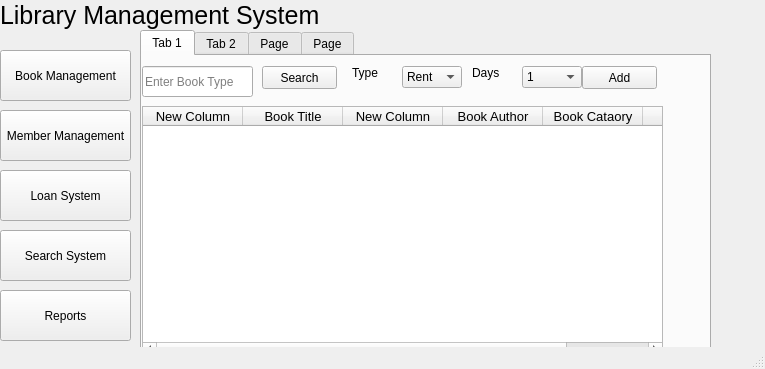
<?xml version="1.0" encoding="UTF-8"?>
<ui version="4.0">
 <class>MainWindow</class>
 <widget class="QMainWindow" name="MainWindow">
  <property name="geometry">
   <rect>
    <x>0</x>
    <y>0</y>
    <width>765</width>
    <height>369</height>
   </rect>
  </property>
  <property name="windowTitle">
   <string>MainWindow</string>
  </property>
  <widget class="QWidget" name="centralwidget">
   <widget class="QLabel" name="label">
    <property name="geometry">
     <rect>
      <x>0</x>
      <y>-20</y>
      <width>361</width>
      <height>71</height>
     </rect>
    </property>
    <property name="styleSheet">
     <string notr="true">QLabel{
font-size:25px;
}</string>
    </property>
    <property name="text">
     <string>Library Management System</string>
    </property>
   </widget>
   <widget class="QPushButton" name="pushButton">
    <property name="geometry">
     <rect>
      <x>0</x>
      <y>50</y>
      <width>131</width>
      <height>51</height>
     </rect>
    </property>
    <property name="text">
     <string>Book Management</string>
    </property>
   </widget>
   <widget class="QPushButton" name="pushButton_2">
    <property name="geometry">
     <rect>
      <x>0</x>
      <y>110</y>
      <width>131</width>
      <height>51</height>
     </rect>
    </property>
    <property name="text">
     <string>Member Management</string>
    </property>
   </widget>
   <widget class="QPushButton" name="pushButton_3">
    <property name="geometry">
     <rect>
      <x>0</x>
      <y>170</y>
      <width>131</width>
      <height>51</height>
     </rect>
    </property>
    <property name="text">
     <string>Loan System</string>
    </property>
   </widget>
   <widget class="QPushButton" name="pushButton_4">
    <property name="geometry">
     <rect>
      <x>0</x>
      <y>230</y>
      <width>131</width>
      <height>51</height>
     </rect>
    </property>
    <property name="text">
     <string>Search System</string>
    </property>
   </widget>
   <widget class="QPushButton" name="pushButton_5">
    <property name="geometry">
     <rect>
      <x>0</x>
      <y>290</y>
      <width>131</width>
      <height>51</height>
     </rect>
    </property>
    <property name="text">
     <string>Reports</string>
    </property>
   </widget>
   <widget class="QTabWidget" name="BooksDetails">
    <property name="geometry">
     <rect>
      <x>140</x>
      <y>30</y>
      <width>571</width>
      <height>331</height>
     </rect>
    </property>
    <property name="currentIndex">
     <number>0</number>
    </property>
    <widget class="QWidget" name="tab">
     <attribute name="title">
      <string>Tab 1</string>
     </attribute>
     <widget class="QTableWidget" name="tableWidget">
      <property name="geometry">
       <rect>
        <x>0</x>
        <y>50</y>
        <width>521</width>
        <height>251</height>
       </rect>
      </property>
      <property name="font">
       <font>
        <pointsize>10</pointsize>
       </font>
      </property>
      <column>
       <property name="text">
        <string>New Column</string>
       </property>
      </column>
      <column>
       <property name="text">
        <string>Book Title</string>
       </property>
      </column>
      <column>
       <property name="text">
        <string>New Column</string>
       </property>
      </column>
      <column>
       <property name="text">
        <string>Book Author</string>
       </property>
      </column>
      <column>
       <property name="text">
        <string>Book Cataory</string>
       </property>
      </column>
      <column>
       <property name="text">
        <string>Book Price</string>
       </property>
      </column>
     </widget>
     <widget class="QPushButton" name="pushButton_6">
      <property name="geometry">
       <rect>
        <x>440</x>
        <y>10</y>
        <width>75</width>
        <height>23</height>
       </rect>
      </property>
      <property name="text">
       <string>Add</string>
      </property>
     </widget>
     <widget class="QLineEdit" name="lineEdit">
      <property name="geometry">
       <rect>
        <x>0</x>
        <y>10</y>
        <width>111</width>
        <height>31</height>
       </rect>
      </property>
      <property name="placeholderText">
       <string>Enter Book Type</string>
      </property>
     </widget>
     <widget class="QComboBox" name="comboBox">
      <property name="geometry">
       <rect>
        <x>260</x>
        <y>10</y>
        <width>60</width>
        <height>22</height>
       </rect>
      </property>
      <item>
       <property name="text">
        <string>Rent</string>
       </property>
      </item>
      <item>
       <property name="text">
        <string>Retrieve</string>
       </property>
      </item>
     </widget>
     <widget class="QComboBox" name="comboBox_2">
      <property name="geometry">
       <rect>
        <x>380</x>
        <y>10</y>
        <width>60</width>
        <height>22</height>
       </rect>
      </property>
      <item>
       <property name="text">
        <string>1</string>
       </property>
      </item>
      <item>
       <property name="text">
        <string>2</string>
       </property>
      </item>
      <item>
       <property name="text">
        <string>3</string>
       </property>
      </item>
      <item>
       <property name="text">
        <string>4</string>
       </property>
      </item>
      <item>
       <property name="text">
        <string>5</string>
       </property>
      </item>
      <item>
       <property name="text">
        <string>6</string>
       </property>
      </item>
      <item>
       <property name="text">
        <string>7</string>
       </property>
      </item>
      <item>
       <property name="text">
        <string>8</string>
       </property>
      </item>
      <item>
       <property name="text">
        <string>9</string>
       </property>
      </item>
      <item>
       <property name="text">
        <string>10</string>
       </property>
      </item>
     </widget>
     <widget class="QLabel" name="label_2">
      <property name="geometry">
       <rect>
        <x>210</x>
        <y>10</y>
        <width>47</width>
        <height>14</height>
       </rect>
      </property>
      <property name="text">
       <string>Type</string>
      </property>
     </widget>
     <widget class="QLabel" name="label_3">
      <property name="geometry">
       <rect>
        <x>330</x>
        <y>10</y>
        <width>47</width>
        <height>14</height>
       </rect>
      </property>
      <property name="text">
       <string>Days</string>
      </property>
     </widget>
     <widget class="QPushButton" name="pushButton_17">
      <property name="geometry">
       <rect>
        <x>120</x>
        <y>10</y>
        <width>75</width>
        <height>23</height>
       </rect>
      </property>
      <property name="text">
       <string>Search</string>
      </property>
     </widget>
    </widget>
    <widget class="QWidget" name="tab_2">
     <attribute name="title">
      <string>Tab 2</string>
     </attribute>
     <widget class="QTabWidget" name="tabWidget_2">
      <property name="geometry">
       <rect>
        <x>0</x>
        <y>0</y>
        <width>441</width>
        <height>301</height>
       </rect>
      </property>
      <property name="currentIndex">
       <number>0</number>
      </property>
      <widget class="QWidget" name="tab_7">
       <attribute name="title">
        <string>Add New Book</string>
       </attribute>
       <widget class="QLineEdit" name="lineEdit_2">
        <property name="geometry">
         <rect>
          <x>270</x>
          <y>50</y>
          <width>113</width>
          <height>20</height>
         </rect>
        </property>
       </widget>
       <widget class="QLineEdit" name="lineEdit_3">
        <property name="geometry">
         <rect>
          <x>60</x>
          <y>50</y>
          <width>113</width>
          <height>20</height>
         </rect>
        </property>
       </widget>
       <widget class="QPlainTextEdit" name="plainTextEdit">
        <property name="geometry">
         <rect>
          <x>10</x>
          <y>90</y>
          <width>161</width>
          <height>141</height>
         </rect>
        </property>
       </widget>
       <widget class="QComboBox" name="comboBox_3">
        <property name="geometry">
         <rect>
          <x>270</x>
          <y>80</y>
          <width>111</width>
          <height>22</height>
         </rect>
        </property>
       </widget>
       <widget class="QComboBox" name="comboBox_4">
        <property name="geometry">
         <rect>
          <x>270</x>
          <y>110</y>
          <width>111</width>
          <height>22</height>
         </rect>
        </property>
       </widget>
       <widget class="QComboBox" name="comboBox_5">
        <property name="geometry">
         <rect>
          <x>270</x>
          <y>140</y>
          <width>111</width>
          <height>22</height>
         </rect>
        </property>
       </widget>
       <widget class="QLineEdit" name="lineEdit_4">
        <property name="geometry">
         <rect>
          <x>270</x>
          <y>170</y>
          <width>113</width>
          <height>20</height>
         </rect>
        </property>
       </widget>
       <widget class="QPushButton" name="pushButton_7">
        <property name="geometry">
         <rect>
          <x>270</x>
          <y>240</y>
          <width>75</width>
          <height>23</height>
         </rect>
        </property>
        <property name="text">
         <string>Save</string>
        </property>
       </widget>
       <widget class="QLabel" name="label_4">
        <property name="geometry">
         <rect>
          <x>10</x>
          <y>50</y>
          <width>61</width>
          <height>20</height>
         </rect>
        </property>
        <property name="text">
         <string>Book Title</string>
        </property>
       </widget>
       <widget class="QLabel" name="label_5">
        <property name="geometry">
         <rect>
          <x>210</x>
          <y>50</y>
          <width>51</width>
          <height>20</height>
         </rect>
        </property>
        <property name="text">
         <string>Book Code</string>
        </property>
       </widget>
       <widget class="QLabel" name="label_6">
        <property name="geometry">
         <rect>
          <x>210</x>
          <y>170</y>
          <width>51</width>
          <height>20</height>
         </rect>
        </property>
        <property name="text">
         <string>Book Price</string>
        </property>
       </widget>
       <widget class="QLabel" name="label_7">
        <property name="geometry">
         <rect>
          <x>210</x>
          <y>80</y>
          <width>47</width>
          <height>14</height>
         </rect>
        </property>
        <property name="text">
         <string>Category</string>
        </property>
       </widget>
       <widget class="QLabel" name="label_8">
        <property name="geometry">
         <rect>
          <x>210</x>
          <y>110</y>
          <width>47</width>
          <height>14</height>
         </rect>
        </property>
        <property name="text">
         <string>Aurthor</string>
        </property>
       </widget>
       <widget class="QLabel" name="label_9">
        <property name="geometry">
         <rect>
          <x>210</x>
          <y>140</y>
          <width>47</width>
          <height>14</height>
         </rect>
        </property>
        <property name="text">
         <string>Publisher</string>
        </property>
       </widget>
      </widget>
      <widget class="QWidget" name="tab_8">
       <attribute name="title">
        <string>Edit or Delete Book</string>
       </attribute>
       <widget class="QLabel" name="label_10">
        <property name="geometry">
         <rect>
          <x>250</x>
          <y>110</y>
          <width>47</width>
          <height>14</height>
         </rect>
        </property>
        <property name="text">
         <string>Aurthor</string>
        </property>
       </widget>
       <widget class="QComboBox" name="comboBox_6">
        <property name="geometry">
         <rect>
          <x>310</x>
          <y>70</y>
          <width>111</width>
          <height>22</height>
         </rect>
        </property>
       </widget>
       <widget class="QLineEdit" name="lineEdit_5">
        <property name="geometry">
         <rect>
          <x>310</x>
          <y>40</y>
          <width>113</width>
          <height>20</height>
         </rect>
        </property>
       </widget>
       <widget class="QLabel" name="label_11">
        <property name="geometry">
         <rect>
          <x>30</x>
          <y>40</y>
          <width>61</width>
          <height>20</height>
         </rect>
        </property>
        <property name="text">
         <string>Book Title</string>
        </property>
       </widget>
       <widget class="QLabel" name="label_12">
        <property name="geometry">
         <rect>
          <x>250</x>
          <y>130</y>
          <width>47</width>
          <height>14</height>
         </rect>
        </property>
        <property name="text">
         <string>Publisher</string>
        </property>
       </widget>
       <widget class="QPlainTextEdit" name="plainTextEdit_2">
        <property name="geometry">
         <rect>
          <x>0</x>
          <y>70</y>
          <width>211</width>
          <height>141</height>
         </rect>
        </property>
       </widget>
       <widget class="QLabel" name="label_13">
        <property name="geometry">
         <rect>
          <x>250</x>
          <y>160</y>
          <width>51</width>
          <height>20</height>
         </rect>
        </property>
        <property name="text">
         <string>Book Price</string>
        </property>
       </widget>
       <widget class="QPushButton" name="pushButton_8">
        <property name="geometry">
         <rect>
          <x>290</x>
          <y>230</y>
          <width>75</width>
          <height>23</height>
         </rect>
        </property>
        <property name="text">
         <string>Save</string>
        </property>
       </widget>
       <widget class="QLabel" name="label_14">
        <property name="geometry">
         <rect>
          <x>250</x>
          <y>80</y>
          <width>47</width>
          <height>14</height>
         </rect>
        </property>
        <property name="text">
         <string>Category</string>
        </property>
       </widget>
       <widget class="QLineEdit" name="lineEdit_6">
        <property name="geometry">
         <rect>
          <x>310</x>
          <y>160</y>
          <width>113</width>
          <height>20</height>
         </rect>
        </property>
       </widget>
       <widget class="QLineEdit" name="lineEdit_7">
        <property name="geometry">
         <rect>
          <x>100</x>
          <y>40</y>
          <width>113</width>
          <height>20</height>
         </rect>
        </property>
       </widget>
       <widget class="QComboBox" name="comboBox_7">
        <property name="geometry">
         <rect>
          <x>310</x>
          <y>130</y>
          <width>111</width>
          <height>22</height>
         </rect>
        </property>
       </widget>
       <widget class="QComboBox" name="comboBox_8">
        <property name="geometry">
         <rect>
          <x>310</x>
          <y>100</y>
          <width>111</width>
          <height>22</height>
         </rect>
        </property>
       </widget>
       <widget class="QLabel" name="label_15">
        <property name="geometry">
         <rect>
          <x>250</x>
          <y>40</y>
          <width>51</width>
          <height>20</height>
         </rect>
        </property>
        <property name="text">
         <string>Book Code</string>
        </property>
       </widget>
       <widget class="QLabel" name="label_16">
        <property name="geometry">
         <rect>
          <x>36</x>
          <y>10</y>
          <width>61</width>
          <height>20</height>
         </rect>
        </property>
        <property name="text">
         <string>Book Title</string>
        </property>
       </widget>
       <widget class="QLineEdit" name="lineEdit_8">
        <property name="geometry">
         <rect>
          <x>100</x>
          <y>10</y>
          <width>113</width>
          <height>20</height>
         </rect>
        </property>
       </widget>
       <widget class="QPushButton" name="pushButton_9">
        <property name="geometry">
         <rect>
          <x>250</x>
          <y>10</y>
          <width>75</width>
          <height>23</height>
         </rect>
        </property>
        <property name="text">
         <string>Search</string>
        </property>
       </widget>
       <widget class="QPushButton" name="pushButton_10">
        <property name="geometry">
         <rect>
          <x>130</x>
          <y>230</y>
          <width>75</width>
          <height>23</height>
         </rect>
        </property>
        <property name="text">
         <string>Delete</string>
        </property>
       </widget>
      </widget>
     </widget>
    </widget>
    <widget class="QWidget" name="tab_3">
     <attribute name="title">
      <string>Page</string>
     </attribute>
     <widget class="QGroupBox" name="groupBox">
      <property name="geometry">
       <rect>
        <x>0</x>
        <y>0</y>
        <width>191</width>
        <height>301</height>
       </rect>
      </property>
      <property name="title">
       <string>Add New Member</string>
      </property>
      <widget class="QLabel" name="label_17">
       <property name="geometry">
        <rect>
         <x>10</x>
         <y>40</y>
         <width>71</width>
         <height>16</height>
        </rect>
       </property>
       <property name="text">
        <string>User Name</string>
       </property>
      </widget>
      <widget class="QLabel" name="label_18">
       <property name="geometry">
        <rect>
         <x>10</x>
         <y>80</y>
         <width>71</width>
         <height>16</height>
        </rect>
       </property>
       <property name="text">
        <string>Email</string>
       </property>
      </widget>
      <widget class="QLabel" name="label_19">
       <property name="geometry">
        <rect>
         <x>10</x>
         <y>120</y>
         <width>71</width>
         <height>16</height>
        </rect>
       </property>
       <property name="text">
        <string>Password</string>
       </property>
      </widget>
      <widget class="QLabel" name="label_20">
       <property name="geometry">
        <rect>
         <x>0</x>
         <y>160</y>
         <width>91</width>
         <height>16</height>
        </rect>
       </property>
       <property name="text">
        <string>Password Again</string>
       </property>
      </widget>
      <widget class="QLineEdit" name="lineEdit_10">
       <property name="geometry">
        <rect>
         <x>80</x>
         <y>40</y>
         <width>141</width>
         <height>20</height>
        </rect>
       </property>
      </widget>
      <widget class="QLineEdit" name="lineEdit_11">
       <property name="geometry">
        <rect>
         <x>80</x>
         <y>80</y>
         <width>141</width>
         <height>20</height>
        </rect>
       </property>
      </widget>
      <widget class="QLineEdit" name="lineEdit_12">
       <property name="geometry">
        <rect>
         <x>80</x>
         <y>120</y>
         <width>141</width>
         <height>20</height>
        </rect>
       </property>
       <property name="text">
        <string>121212</string>
       </property>
       <property name="echoMode">
        <enum>QLineEdit::Password</enum>
       </property>
      </widget>
      <widget class="QLineEdit" name="lineEdit_13">
       <property name="geometry">
        <rect>
         <x>80</x>
         <y>160</y>
         <width>141</width>
         <height>20</height>
        </rect>
       </property>
       <property name="text">
        <string>12121</string>
       </property>
       <property name="echoMode">
        <enum>QLineEdit::Password</enum>
       </property>
      </widget>
      <widget class="QPushButton" name="pushButton_11">
       <property name="geometry">
        <rect>
         <x>60</x>
         <y>190</y>
         <width>75</width>
         <height>23</height>
        </rect>
       </property>
       <property name="text">
        <string>Add Member</string>
       </property>
      </widget>
     </widget>
     <widget class="QGroupBox" name="groupBox_2">
      <property name="geometry">
       <rect>
        <x>220</x>
        <y>0</y>
        <width>191</width>
        <height>301</height>
       </rect>
      </property>
      <property name="title">
       <string>Edit Member Information</string>
      </property>
      <widget class="QLineEdit" name="lineEdit_14">
       <property name="geometry">
        <rect>
         <x>100</x>
         <y>60</y>
         <width>81</width>
         <height>20</height>
        </rect>
       </property>
       <property name="text">
        <string>1212</string>
       </property>
       <property name="echoMode">
        <enum>QLineEdit::Password</enum>
       </property>
      </widget>
      <widget class="QLineEdit" name="lineEdit_15">
       <property name="geometry">
        <rect>
         <x>100</x>
         <y>30</y>
         <width>81</width>
         <height>20</height>
        </rect>
       </property>
      </widget>
      <widget class="QLabel" name="label_21">
       <property name="geometry">
        <rect>
         <x>30</x>
         <y>60</y>
         <width>71</width>
         <height>16</height>
        </rect>
       </property>
       <property name="text">
        <string>Password</string>
       </property>
      </widget>
      <widget class="QLabel" name="label_22">
       <property name="geometry">
        <rect>
         <x>30</x>
         <y>30</y>
         <width>71</width>
         <height>16</height>
        </rect>
       </property>
       <property name="text">
        <string>User Name</string>
       </property>
      </widget>
      <widget class="QPushButton" name="pushButton_12">
       <property name="geometry">
        <rect>
         <x>100</x>
         <y>90</y>
         <width>75</width>
         <height>23</height>
        </rect>
       </property>
       <property name="text">
        <string>Login</string>
       </property>
      </widget>
      <widget class="QPushButton" name="pushButton_13">
       <property name="geometry">
        <rect>
         <x>40</x>
         <y>270</y>
         <width>131</width>
         <height>23</height>
        </rect>
       </property>
       <property name="text">
        <string>Edit Member Details</string>
       </property>
      </widget>
      <widget class="QLineEdit" name="lineEdit_16">
       <property name="geometry">
        <rect>
         <x>100</x>
         <y>240</y>
         <width>81</width>
         <height>20</height>
        </rect>
       </property>
       <property name="text">
        <string>1212</string>
       </property>
       <property name="echoMode">
        <enum>QLineEdit::Password</enum>
       </property>
      </widget>
      <widget class="QLineEdit" name="lineEdit_17">
       <property name="geometry">
        <rect>
         <x>100</x>
         <y>200</y>
         <width>81</width>
         <height>20</height>
        </rect>
       </property>
       <property name="text">
        <string>21212</string>
       </property>
       <property name="echoMode">
        <enum>QLineEdit::Password</enum>
       </property>
      </widget>
      <widget class="QLineEdit" name="lineEdit_18">
       <property name="geometry">
        <rect>
         <x>100</x>
         <y>160</y>
         <width>81</width>
         <height>20</height>
        </rect>
       </property>
      </widget>
      <widget class="QLineEdit" name="lineEdit_19">
       <property name="geometry">
        <rect>
         <x>100</x>
         <y>120</y>
         <width>81</width>
         <height>20</height>
        </rect>
       </property>
      </widget>
      <widget class="QLabel" name="label_23">
       <property name="geometry">
        <rect>
         <x>30</x>
         <y>200</y>
         <width>71</width>
         <height>16</height>
        </rect>
       </property>
       <property name="text">
        <string>Password</string>
       </property>
      </widget>
      <widget class="QLabel" name="label_24">
       <property name="geometry">
        <rect>
         <x>30</x>
         <y>160</y>
         <width>71</width>
         <height>16</height>
        </rect>
       </property>
       <property name="text">
        <string>Email</string>
       </property>
      </widget>
      <widget class="QLabel" name="label_25">
       <property name="geometry">
        <rect>
         <x>20</x>
         <y>240</y>
         <width>91</width>
         <height>16</height>
        </rect>
       </property>
       <property name="text">
        <string>Password Again</string>
       </property>
      </widget>
      <widget class="QLabel" name="label_26">
       <property name="geometry">
        <rect>
         <x>30</x>
         <y>120</y>
         <width>71</width>
         <height>16</height>
        </rect>
       </property>
       <property name="text">
        <string>User Name</string>
       </property>
      </widget>
     </widget>
    </widget>
    <widget class="QWidget" name="tab_4">
     <attribute name="title">
      <string>Page</string>
     </attribute>
     <widget class="QTabWidget" name="Categories">
      <property name="geometry">
       <rect>
        <x>0</x>
        <y>0</y>
        <width>441</width>
        <height>301</height>
       </rect>
      </property>
      <property name="currentIndex">
       <number>0</number>
      </property>
      <widget class="QWidget" name="tab_9">
       <attribute name="title">
        <string>Categories</string>
       </attribute>
       <widget class="QLabel" name="label_27">
        <property name="geometry">
         <rect>
          <x>40</x>
          <y>10</y>
          <width>141</width>
          <height>16</height>
         </rect>
        </property>
        <property name="font">
         <font>
          <pointsize>11</pointsize>
         </font>
        </property>
        <property name="text">
         <string>New Category Name</string>
        </property>
       </widget>
       <widget class="QPushButton" name="pushButton_15">
        <property name="geometry">
         <rect>
          <x>330</x>
          <y>10</y>
          <width>111</width>
          <height>23</height>
         </rect>
        </property>
        <property name="text">
         <string>Add New Category</string>
        </property>
       </widget>
       <widget class="QLineEdit" name="lineEdit_20">
        <property name="geometry">
         <rect>
          <x>190</x>
          <y>10</y>
          <width>113</width>
          <height>20</height>
         </rect>
        </property>
       </widget>
       <widget class="QTableWidget" name="tableWidget_2">
        <property name="geometry">
         <rect>
          <x>10</x>
          <y>40</y>
          <width>421</width>
          <height>231</height>
         </rect>
        </property>
        <column>
         <property name="text">
          <string>Category Name</string>
         </property>
        </column>
       </widget>
      </widget>
      <widget class="QWidget" name="tab_10">
       <attribute name="title">
        <string>Author</string>
       </attribute>
       <widget class="QLabel" name="label_28">
        <property name="geometry">
         <rect>
          <x>30</x>
          <y>20</y>
          <width>141</width>
          <height>16</height>
         </rect>
        </property>
        <property name="font">
         <font>
          <pointsize>11</pointsize>
         </font>
        </property>
        <property name="text">
         <string>New Author Name</string>
        </property>
       </widget>
       <widget class="QPushButton" name="pushButton_16">
        <property name="geometry">
         <rect>
          <x>310</x>
          <y>20</y>
          <width>111</width>
          <height>23</height>
         </rect>
        </property>
        <property name="text">
         <string>Add New Aurthor</string>
        </property>
       </widget>
       <widget class="QLineEdit" name="lineEdit_21">
        <property name="geometry">
         <rect>
          <x>180</x>
          <y>20</y>
          <width>113</width>
          <height>20</height>
         </rect>
        </property>
       </widget>
       <widget class="QTableWidget" name="tableWidget_3">
        <property name="geometry">
         <rect>
          <x>10</x>
          <y>50</y>
          <width>321</width>
          <height>221</height>
         </rect>
        </property>
        <column>
         <property name="text">
          <string>Author</string>
         </property>
        </column>
       </widget>
      </widget>
      <widget class="QWidget" name="tab_11">
       <attribute name="title">
        <string>Publisher</string>
       </attribute>
       <widget class="QPushButton" name="pushButton_14">
        <property name="geometry">
         <rect>
          <x>310</x>
          <y>40</y>
          <width>111</width>
          <height>23</height>
         </rect>
        </property>
        <property name="text">
         <string>Add New Publisher</string>
        </property>
       </widget>
       <widget class="QLineEdit" name="lineEdit_9">
        <property name="geometry">
         <rect>
          <x>180</x>
          <y>40</y>
          <width>113</width>
          <height>20</height>
         </rect>
        </property>
       </widget>
       <widget class="QLabel" name="label_29">
        <property name="geometry">
         <rect>
          <x>30</x>
          <y>40</y>
          <width>141</width>
          <height>16</height>
         </rect>
        </property>
        <property name="font">
         <font>
          <pointsize>11</pointsize>
         </font>
        </property>
        <property name="text">
         <string>New Publisher Name</string>
        </property>
       </widget>
       <widget class="QTableWidget" name="tableWidget_4">
        <property name="geometry">
         <rect>
          <x>30</x>
          <y>70</y>
          <width>256</width>
          <height>192</height>
         </rect>
        </property>
        <column>
         <property name="text">
          <string>Publisher</string>
         </property>
        </column>
       </widget>
      </widget>
     </widget>
    </widget>
   </widget>
  </widget>
  <widget class="QMenuBar" name="menubar">
   <property name="geometry">
    <rect>
     <x>0</x>
     <y>0</y>
     <width>765</width>
     <height>22</height>
    </rect>
   </property>
  </widget>
  <widget class="QStatusBar" name="statusbar"/>
 </widget>
 <resources/>
 <connections/>
</ui>
